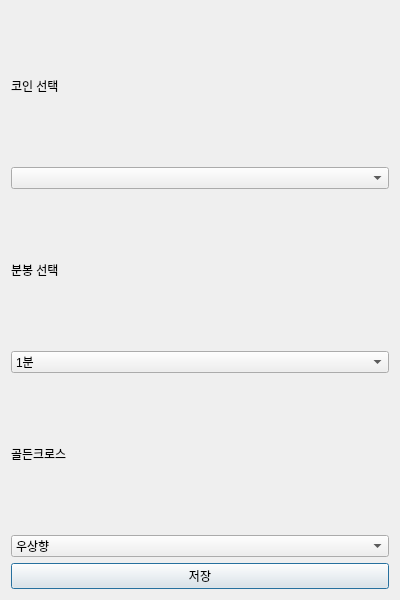
<?xml version="1.0" encoding="UTF-8"?>
<ui version="4.0">
 <class>ScannerSettingsPopup</class>
 <widget class="QDialog" name="ScannerSettingsPopup">
  <property name="geometry">
   <rect>
    <x>0</x>
    <y>0</y>
    <width>400</width>
    <height>600</height>
   </rect>
  </property>
  <property name="windowTitle">
   <string>종목 찾기 설정</string>
  </property>
  <layout class="QVBoxLayout" name="verticalLayout">
   <item>
    <widget class="QLabel" name="label">
     <property name="text">
      <string>코인 선택</string>
     </property>
    </widget>
   </item>
   <item>
    <widget class="QComboBox" name="coinCombo"/>
   </item>
   <item>
    <widget class="QLabel" name="label_2">
     <property name="text">
      <string>분봉 선택</string>
     </property>
    </widget>
   </item>
   <item>
    <widget class="QComboBox" name="intervalCombo">
     <item>
      <property name="text">
       <string>1분</string>
      </property>
     </item>
     <!-- 모든 기간 추가: 틱,초,분,일,주,월,년 -->
    </widget>
   </item>
   <item>
    <widget class="QLabel" name="label_3">
     <property name="text">
      <string>골든크로스</string>
     </property>
    </widget>
   </item>
   <item>
    <widget class="QComboBox" name="maDirectionCombo">
     <item>
      <property name="text">
       <string>우상향</string>
      </property>
     </item>
     <item>
      <property name="text">
       <string>우하향</string>
      </property>
     </item>
    </widget>
   </item>
   <!-- RSI, 거래량 등 추가 조건 UI -->
   <item>
    <widget class="QPushButton" name="saveButton">
     <property name="text">
      <string>저장</string>
     </property>
    </widget>
   </item>
  </layout>
 </widget>
 <resources/>
 <connections/>
</ui>
